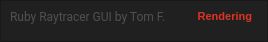
        <widget class="QFrame" name="credits_bar">
         <property name="maximumSize">
          <size>
           <width>16777215</width>
           <height>30</height>
          </size>
         </property>
         <property name="styleSheet">
          <string notr="true">background-color: rgb(32, 32, 32);</string>
         </property>
         <property name="frameShape">
          <enum>QFrame::NoFrame</enum>
         </property>
         <property name="frameShadow">
          <enum>QFrame::Raised</enum>
         </property>
         <layout class="QHBoxLayout" name="horizontalLayout_2">
          <property name="spacing">
           <number>0</number>
          </property>
          <property name="leftMargin">
           <number>0</number>
          </property>
          <property name="topMargin">
           <number>0</number>
          </property>
          <property name="rightMargin">
           <number>0</number>
          </property>
          <property name="bottomMargin">
           <number>0</number>
          </property>
          <item alignment="Qt::AlignVCenter">
           <widget class="QFrame" name="frame_label_credits">
            <property name="frameShape">
             <enum>QFrame::StyledPanel</enum>
            </property>
            <property name="frameShadow">
             <enum>QFrame::Raised</enum>
            </property>
            <layout class="QHBoxLayout" name="horizontalLayout_5">
             <property name="topMargin">
              <number>0</number>
             </property>
             <property name="bottomMargin">
              <number>10</number>
             </property>
             <item>
              <widget class="QLabel" name="label_credits">
               <property name="minimumSize">
                <size>
                 <width>0</width>
                 <height>30</height>
                </size>
               </property>
               <property name="font">
                <font>
                 <family>Roboto</family>
                </font>
               </property>
               <property name="styleSheet">
                <string notr="true">color: rgb(80, 80, 80);</string>
               </property>
               <property name="text">
                <string>Ruby Raytracer GUI by Tom F.</string>
               </property>
              </widget>
             </item>
             <item>
              <widget class="QLabel" name="label_status">
               <property name="sizePolicy">
                <sizepolicy hsizetype="Fixed" vsizetype="Fixed">
                 <horstretch>0</horstretch>
                 <verstretch>0</verstretch>
                </sizepolicy>
               </property>
               <property name="minimumSize">
                <size>
                 <width>80</width>
                 <height>28</height>
                </size>
               </property>
               <property name="maximumSize">
                <size>
                 <width>80</width>
                 <height>28</height>
                </size>
               </property>
               <property name="font">
                <font>
                 <family>Segoe UI</family>
                 <pointsize>8</pointsize>
                 <weight>75</weight>
                 <bold>true</bold>
                </font>
               </property>
               <property name="styleSheet">
                <string notr="true">color: rgb(221, 51, 34);</string>
               </property>
               <property name="text">
                <string>Rendering</string>
               </property>
               <property name="alignment">
                <set>Qt::AlignRight|Qt::AlignTrailing|Qt::AlignVCenter</set>
               </property>
              </widget>
             </item>
             <item>
              <widget class="QFrame" name="frame">
               <property name="minimumSize">
                <size>
                 <width>0</width>
                 <height>28</height>
                </size>
               </property>
               <property name="maximumSize">
                <size>
                 <width>200</width>
                 <height>16777215</height>
                </size>
               </property>
               <property name="frameShape">
                <enum>QFrame::StyledPanel</enum>
               </property>
               <property name="frameShadow">
                <enum>QFrame::Raised</enum>
               </property>
               <widget class="QFrame" name="bar_container">
                <property name="geometry">
                 <rect>
                  <x>0</x>
                  <y>5</y>
                  <width>200</width>
                  <height>20</height>
                 </rect>
                </property>
                <property name="styleSheet">
                 <string notr="true">background-color: rgb(48,48,48);</string>
                </property>
                <property name="frameShape">
                 <enum>QFrame::StyledPanel</enum>
                </property>
                <property name="frameShadow">
                 <enum>QFrame::Raised</enum>
                </property>
                <widget class="QLabel" name="bar">
                 <property name="geometry">
                  <rect>
                   <x>-50</x>
                   <y>0</y>
                   <width>200</width>
                   <height>20</height>
                  </rect>
                 </property>
                 <property name="styleSheet">
                  <string notr="true">background-color: rgb(221, 51, 34);
border-radius: 10px;</string>
                 </property>
                 <property name="text">
                  <string/>
                 </property>
                </widget>
                <widget class="QLabel" name="edge_rounder">
                 <property name="geometry">
                  <rect>
                   <x>-6</x>
                   <y>-6</y>
                   <width>212</width>
                   <height>32</height>
                  </rect>
                 </property>
                 <property name="styleSheet">
                  <string notr="true">border: 6px solid #202020;
border-radius: 16px;
background-color: none;</string>
                 </property>
                 <property name="text">
                  <string/>
                 </property>
                </widget>
               </widget>
              </widget>
             </item>
            </layout>
           </widget>
          </item>
         </layout>
        </widget>
